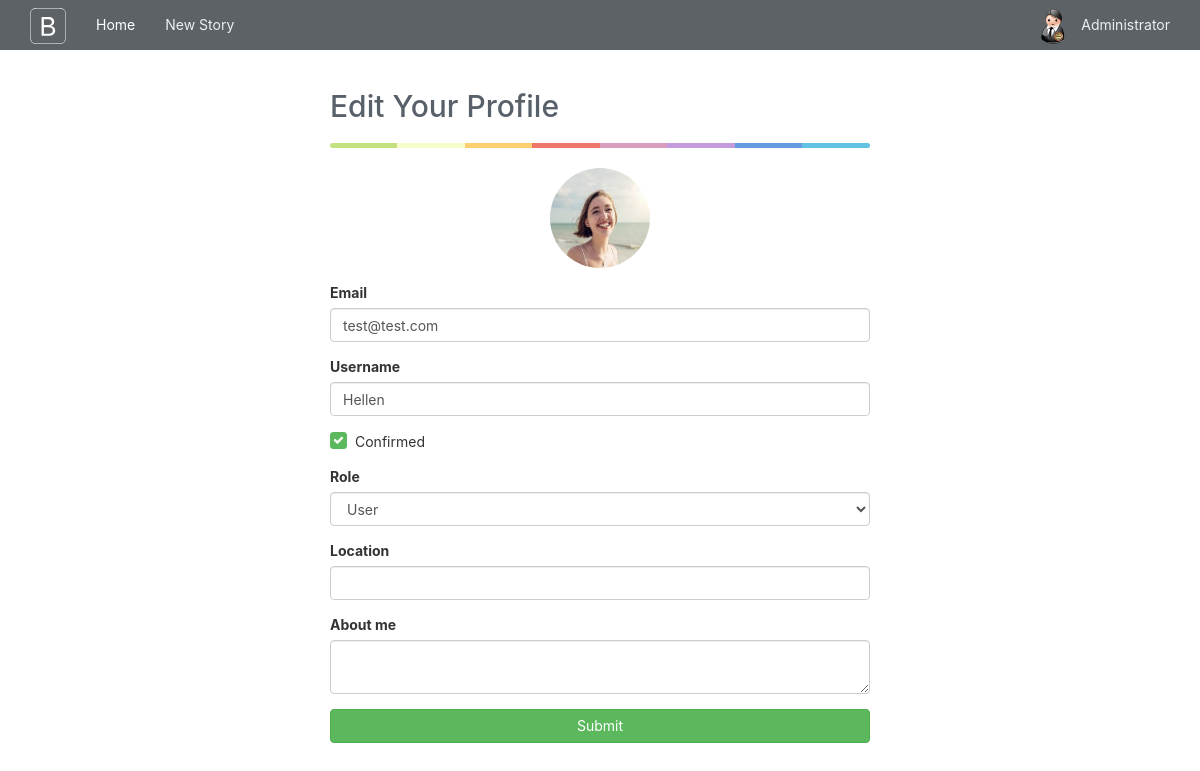
The page /edit-profile/2 (signed in) on the database its author committed.
### app/models.py (models this page shows, shortened)
class User(UserMixin, db.Model):
    __tablename__="users"
    id = db.Column(db.Integer, primary_key=True)
    email = db.Column(db.String(64), unique=True, index=True)
    username = db.Column(db.String(64),unique=True, index=True)
    location = db.Column(db.String(64))
    about_me = db.Column(db.Text())
    member_since = db.Column(db.DateTime(),default=datetime.utcnow)
    last_seen = db.Column(db.DateTime(),default=datetime.utcnow)
    password_hash = db.Column(db.String(128))
    confirmed= db.Column(db.Boolean, default=False)
    image_filename = db.Column(db.String, default="user/default.png", nullable=True)
    image_url = db.Column(db.String, nullable=True)
    role_id = db.Column(db.Integer, db.ForeignKey("roles.id"))
    posts = db.relationship("Post", backref="author", lazy="dynamic")
    comments = db.relationship("Comment", backref="author", lazy="dynamic")
    followed = db.relationship('Follow',
                               foreign_keys=[Follow.follower_id],
                               backref=db.backref('follower', lazy='joined'),
                               lazy='dynamic',
                               cascade='all, delete-orphan')
    followers = db.relationship('Follow',
                                foreign_keys=[Follow.followed_id],
                                backref=db.backref('followed', lazy='joined'),
                                lazy='dynamic',
                                cascade='all, delete-orphan')
    @property
    def password(self):
        raise AttributeError("Password is not a readable attribute")
    def ping(self):
        self.last_seen = datetime.utcnow()
        db.session.add(self)
    def can(self, permissions):
        return self.role is not None and (self.role.permissions & permissions) == permissions

### app/main/views.py (the view, shortened to what this page needs)
@main.route('/edit-profile/<int:id>', methods=['GET', 'POST'])
@login_required
@admin_required
def edit_profile_admin(id):
    user = User.query.get_or_404(id)
    form = EditProfileAdminForm(user=user)
    form.email.data = user.email
    form.username.data = user.username
    form.confirmed.data = user.confirmed
    form.role.data = user.role_id
    form.location.data = user.location
    form.about_me.data = user.about_me
    return render_template('editProfile.html', form=form, user=user,image_url=user.image_url)

### app/main/forms.py (shortened to what this page needs)
class EditProfileAdminForm(FlaskForm):
    photo = FileField(validators=[FileAllowed(photos,"Only image supported")])
    email = StringField('Email', validators=[DataRequired(), Length(1, 64),
                                             Email()])
    username = StringField('Username', validators=[
        DataRequired(), Length(1, 64), Regexp('^[A-Za-z][A-Za-z0-9_.]*$', 0,
                                          'Usernames must have only letters, '
                                          'numbers, dots or underscores')])
    confirmed = BooleanField('Confirmed')
    role = SelectField('Role', coerce=int)
    location = StringField('Location', validators=[Length(0, 64)])
    about_me = TextAreaField('About me')
    submit = SubmitField('Submit')
    def __init__(self, user, *args, **kwargs):
        super(EditProfileAdminForm, self).__init__(*args, **kwargs)
        self.role.choices = [(role.id, role.name)
                             for role in Role.query.order_by(Role.name).all()]
        self.user = user

### app/auth/views.py (called while the page is built)
@auth.before_app_request
def before_request():
    if current_user.is_authenticated:
        current_user.ping()
        if not current_user.confirmed \
            and request.endpoint \
            and request.endpoint[:5] != 'auth.' \
            and request.endpoint != 'static':
            return redirect(url_for('auth.unconfirmed'))

### app/main/__init__.py (called while the page is built)
@main.app_context_processor
def inject_permissions():
    return dict(Permission=Permission)

### app/models.py (called while the page is built)
@login_manager.user_loader
def load_user(user_id):
    return User.query.get(int(user_id))

### app/templates/editProfile.html (shortened to what this page needs)
{% extends "base.html" %}
{% import "bootstrap/wtf.html" as wtf %}
{% block page_content %}
<div class="col-xs-12 col-sm-8 col-md-6 col-sm-offset-2 col-md-offset-3">
    <form class="form" method="POST" enctype="multipart/form-data">
        <h2>Edit Your Profile</h2>
        <hr class="colorgraph">
        {% for field in form %}
            {% if not bootstrap_is_hidden_field(field) %}
                {% if field.type=="SubmitField" %}
                    {{ wtf.form_field(form.submit,class="btn btn-success btn-block") }}
                {% elif field.type=="FileField" %}
                    <div class="form-group " style="height: 100px">
                      <div class="profile-box" align="center">
                          <img id="userImage" class="image" src="{{image_url }}" >
                      </div>
                  </div>
                  {% elif field.type=="BooleanField" %}
                      <div  class="form-group ">
                          <div class="checkbox checkbox-primary" >
                          <label>
                              {{ form.confirmed.label.text}}
                          </label>
                          </div>
                     </div>
                {% else %}
                    {{ wtf.form_field(field) }}
                {% endif %}
            {% endif %}
        {% endfor %}
    </form>
</div>
{% endblock %}

### app/templates/base.html (shortened to what this page needs)
{% extends "bootstrap/base.html" %}
{% block styles %}
    {{super()}}
    <link rel="stylesheet" href="{{url_for('static', filename='css/custom.css')}}">
    <link rel="stylesheet" href="{{url_for('static', filename='css/font-awesome.min.css')}}">
{% endblock %}
{% block head %}
    {{ super() }}
{% endblock %}
{% block navbar %}
<div class="navbar navbar-default navbar-fixed-top" role="navigation">
    <div class="container">
        <div class="navbar-header">
            <a class="navbar-brand" href="/">
            </a>
        </div>
        <div class="navbar-collapse collapse">
            <ul class="nav navbar-nav">
                <li class="active">
                    <a href="/">Home</a>
                </li>
                <li >
                    <a href="{{url_for('main.create_post')}}">New Story</a>
                </li>
            </ul>
            <ul class="nav navbar-nav navbar-right">
                {% if current_user.is_authenticated %}
                <li class="dropdown">
                    <a href="#" class="dropdown-toggle" data-toggle="dropdown">
                        <img  src="{{current_user.image_url }}" style="float: left;height: 35px;width: 35px;border-radius:50%;margin-right: 10px;margin-top: -6px;" >
                        <span>{{current_user.username}}</span>
                    </a>
                </li>
                {% else %}
                    <li> <a href = "{{url_for('auth.login')}}"><i class="fa fa-sign-in" aria-hidden="true"></i> Sign in</a> </li>
                    <li> <a href = "{{url_for('auth.register')}}"><i class="fa fa-user-plus" aria-hidden="true"></i> Sign up</a> </li>
                {% endif %}
            </ul>
        </div>
    </div>
</div>
{% endblock %}
{% block content %}
    <div class="container">
        {% block page_content %}{% endblock %}
    </div>
{% endblock %}

### app/static/css/custom.css (style rules this page uses)
html { position: relative; min-height: 100%; }
body { font-family: -apple-system,BlinkMacSystemFont,"Segoe UI","Roboto","Oxygen","Ubuntu","Cantarell","Fira Sans","Droid Sans","PingFang SC","Hiragino Sans GB","Microsoft YaHei","WenQuanYi Micro Hei","Helvetica Neue",sans-serif; padding-top: 70px; margin-bottom: 50px; }
h2 { color:#586069; }
.colorgraph { height: 5px; border-top: 0; background: #c4e17f; border-radius: 5px; background-image: -webkit-linear-gradient(left, #c4e17f, #c4e17f 12.5%, #f7fdca 12.5%, #f7fdca 25%, #fecf71 25%, #fecf71 37.5%, #f0776c 37.5%, #f0776c 50%, #db9dbe 50%, #db9dbe 62.5%, #c49cde 62.5%, #c49cde 75%, #669ae1 75%, #669ae1 87.5%, #62c2e4 87.5%, #62c2e4); background-image: -moz-linear-gradient(left, #c4e17f, #c4e17f 12.5%, #f7fdca 12.5%, #f7fdca 25%, #fecf71 25%, #fecf71 37.5%, #f0776c 37.5%, #f0776c 50%, #db9dbe 50%, #db9dbe 62.5%, #c49cde 62.5%, #c49cde 75%, #669ae1 75%, #669ae1 87.5%, #62c2e4 87.5%, #62c2e4); background-image: -o-linear-gradient(left, #c4e17f, #c4e17f 12.5%, #f7fdca 12.5%, #f7fdca 25%, #fecf71 25%, #fecf71 37.5%, #f0776c 37.5%, #f0776c 50%, #db9dbe 50%, #db9dbe 62.5%, #c49cde 62.5%, #c49cde 75%, #669ae1 75%, #669ae1 87.5%, #62c2e4 87.5%, #62c2e4); background-image: linear-gradient(to right, #c4e17f, #c4e17f 12.5%, #f7fdca 12.5%, #f7fdca 25%, #fecf71 25%, #fecf71 37.5%, #f0776c 37.5%, #f0776c 50%, #db9dbe 50%, #db9dbe 62.5%, #c49cde 62.5%, #c49cde 75%, #669ae1 75%, #669ae1 87.5%, #62c2e4 87.5%, #62c2e4); }
.navbar { border-radius: 0px; background: rgba(52, 59, 64, 0.8); border:unset; }
.checkbox { padding-left: 20px; }
.checkbox label { display: inline-block; vertical-align: middle; position: relative; padding-left: 5px; }
.checkbox label::before { content: ""; display: inline-block; position: absolute; width: 17px; height: 17px; left: 0; margin-left: -20px; border: 1px solid #cccccc; border-radius: 3px; background-color: #fff; -webkit-transition: border 0.15s ease-in-out, color 0.15s ease-in-out; -o-transition: border 0.15s ease-in-out, color 0.15s ease-in-out; transition: border 0.15s ease-in-out, color 0.15s ease-in-out; }
.checkbox label::after { display: inline-block; position: absolute; width: 16px; height: 16px; left: 0; top: 0; margin-left: -20px; padding-left: 3px; padding-top: 1px; font-size: 11px; color: #555555; line-height: 1.4; }
.checkbox input[type="checkbox"]:checked + label::after { font-family: "FontAwesome"; content: "\f00c"; }
.checkbox-primary input[type="checkbox"]:checked + label::before { background-color: #5cb85c; border-color: #5cb85c; }
.checkbox-primary input[type="checkbox"]:checked + label::after { color: #fff; }
.navbar-default .navbar-brand { padding-top:8px; color: white; }
.navbar-default .navbar-nav > li > a { color: #ecf0f1; }
.navbar-default .navbar-nav > .active > a, .navbar-default .navbar-nav > .active > a:hover, .navbar-default .navbar-nav > .active > a:focus { color:white; background-color: unset; }
.navbar-default .navbar-collapse, .navbar-default .navbar-form { border-color: #ecf0f1; }
.profile-box { position: relative; height: 100px; width: 100px; border-radius: 50%; margin:0 auto; }
.profile-box img { position: absolute; height: 100px; width: 100px; border-radius: 50%; margin:0 auto; left: 0; }
textarea { height:401px; }

### rows shown on the page
User: image_url (picture), username "Administrator"
User: image_url (picture), email "test@test.com" "Hellen" "User"
